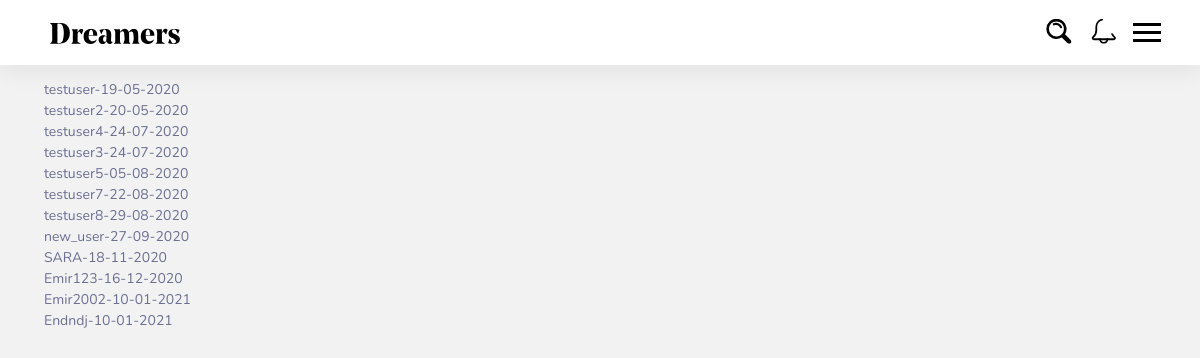
/profiles/to-invite/ (signed in), run on the app's committed database.
### profiles/models.py (models this page shows, shortened)
class Profile(models.Model):
    first_name = models.CharField(max_length=200, blank=True)
    last_name = models.CharField(max_length=200, blank=True)
    user = models.OneToOneField(User, on_delete=models.CASCADE)
    bio = models.TextField(default="no bio...", max_length=300)
    email = models.EmailField(max_length=200, blank=True)
    country = models.CharField(max_length=200, blank=True)
    avatar = models.ImageField(default='avatar.png', upload_to='avatars/')
    friends = models.ManyToManyField(User, blank=True, related_name='friends')
    slug = models.SlugField(unique=True, blank=True)
    updated = models.DateTimeField(auto_now=True)
    created = models.DateTimeField(auto_now_add=True)
    objects = ProfileManager()
    def __str__(self):
        return f"{self.user.username}-{self.created.strftime('%d-%m-%Y')}"
    __initial_first_name = None
    __initial_last_name = None
    def __init__(self, *args, **kwargs):
        super().__init__(*args, **kwargs)
        self.__initial_first_name = self.first_name
        self.__initial_last_name = self.last_name

### profiles/views.py (the view)
# urls.py: path('to-invite/', invite_profiles_list_view, name='invite-profiles-view'),
@login_required
def invite_profiles_list_view(request):
    user = request.user
    qs = Profile.objects.get_all_profiles_to_invite(user)
    context = {'qs': qs}
    return render(request, 'profiles/to_invite_list.html', context)

### profiles/context_processors.py (called while the page is built)
def profile_pic(request):
    if request.user.is_authenticated:
        profile_obj = Profile.objects.get(user=request.user)
        pic = profile_obj.avatar
        return {'picture':pic}
    return {}

def invatations_received_no(request):
    if request.user.is_authenticated:
        profile_obj = Profile.objects.get(user=request.user)
        qs_count = Relationship.objects.invatations_received(profile_obj).count()
        return {'invites_num':qs_count}
    return {}

### profiles/models.py (called while the page is built)
    def get_all_profiles_to_invite(self, sender):
        profiles = Profile.objects.all().exclude(user=sender)
        profile = Profile.objects.get(user=sender)
        qs = Relationship.objects.filter(Q(sender=profile) | Q(receiver=profile))
        print(qs)
        print("#########")
        accepted = set([])
        for rel in qs:
            if rel.status == 'accepted':
                accepted.add(rel.receiver)
                accepted.add(rel.sender)
        print(accepted)
        print("#########")
        available = [profile for profile in profiles if profile not in accepted]
        print(available)
        print("#########")
        return available

    def invatations_received(self, receiver):
        qs = Relationship.objects.filter(receiver=receiver, status='send')
        return qs

    def __str__(self):
        return f"{self.sender}-{self.receiver}-{self.status}"

### profiles/templates/profiles/to_invite_list.html (shortened to what this page needs)
{% extends 'base.html' %}
{% block content %}
    <ul>
        {% for item in qs %}
            <li>{{item}}</li>
        {% endfor %}
    </ul>
{% endblock content %}

### bffbook/static/css/main.css (style rules this page uses)
html { scroll-behavior: smooth; }
body { font-family: "Nunito"; font-weight: normal; font-style: normal; color: #6B6F92; overflow-x: hidden; }
* { margin: 0; padding: 0; box-sizing: border-box; }
ul, ol { margin: 0px; padding: 0px; list-style-type: none; }

### bffbook/static/css/post-card.css (style rules this page uses)
body { background: #e5ded8; box-sizing: border-box; }

### data on the page
Profile: user+created "testuser-19-05-2020"
Profile: user+created "testuser2-20-05-2020"
Profile: user+created "testuser4-24-07-2020"
Profile: user+created "testuser3-24-07-2020"
Profile: user+created "testuser5-05-08-2020"
Profile: user+created "testuser7-22-08-2020"
Profile: user+created "testuser8-29-08-2020"
Profile: user+created "new_user-27-09-2020"
Profile: user+created "SARA-18-11-2020"
Profile: user+created "Emir123-16-12-2020"
Profile: user+created "Emir2002-10-01-2021"
Profile: user+created "Endndj-10-01-2021"
